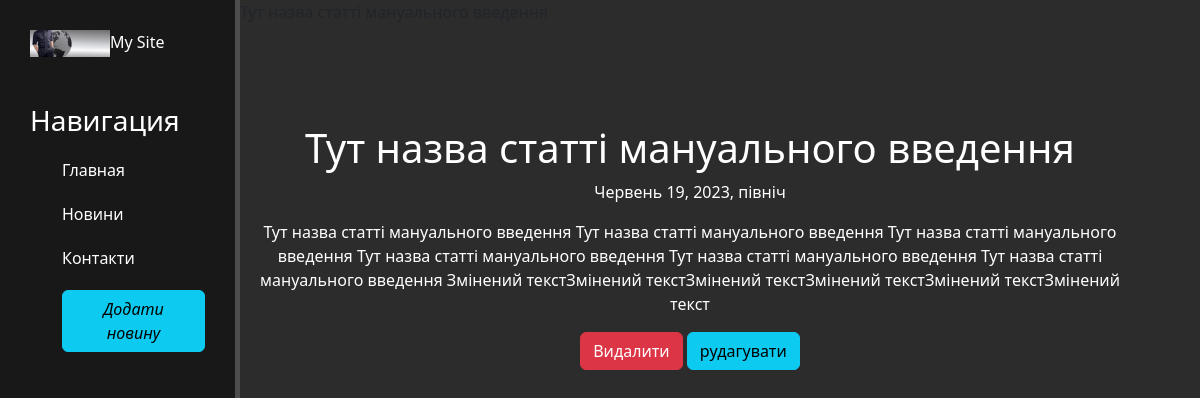
Page /news/5/ on the committed database.
### news/models.py (models this page shows, shortened)
class Articles(models.Model):
    title=models.CharField('Назва', max_length=50, default='')
    anons=models.CharField('Анонс', max_length=250,default='')
    full_text=models.TextField('Саття')
    date=models.DateTimeField('дата публікації')
    class Meta:
        verbose_name='Новини'
        verbose_name_plural='Новини'

### news/views.py (the view)
# urls.py: path('<int:pk>/', views.NewsDetailView.as_view(), name='news-detail'),
class NewsDetailView(DetailView):
    model= Articles
    template_name = 'news/details_view.html'
    context_object_name= 'article'

### news/templates/news/details_view.html (shortened to what this page needs)
{% extends 'main/layout.html' %}
{% block content %}
<div class="features">
   <h1>{{ article.title }}</h1>
   <p>{{ article.date }}</p>
   <p>{{ article.full_text }}</p>
   <a href="{% url 'news-delete' article.id %}" class="btn btn-danger">Видалити</a>
   <a href="{% url 'news-update' article.id %}" class="btn btn-info">рудагувати</a>
</div>
{% endblock %}

### main/static/main/css/main.css (style rules this page uses)
body { background: #2c2c2c; }
main .features { float: left; color: #fff; margin-top: 100px; text-align: center; width: 75%; }

### main/templates/main/layout.html (style rules this page uses)
a { text-decoration: none; }

### rows in the picture
Articles: title "Тут назва статті мануального введення", date "Червень 19, 2023, північ", full_text "Тут назва статті мануального введення Тут назва статті мануального введення Тут назва статті мануального введення Тут назва статті мануального введення Тут назва статті мануального введення Тут назва статті мануального введення Змінений текстЗмінений текстЗмінений текстЗмінений текстЗмінений текстЗмінений текст"
